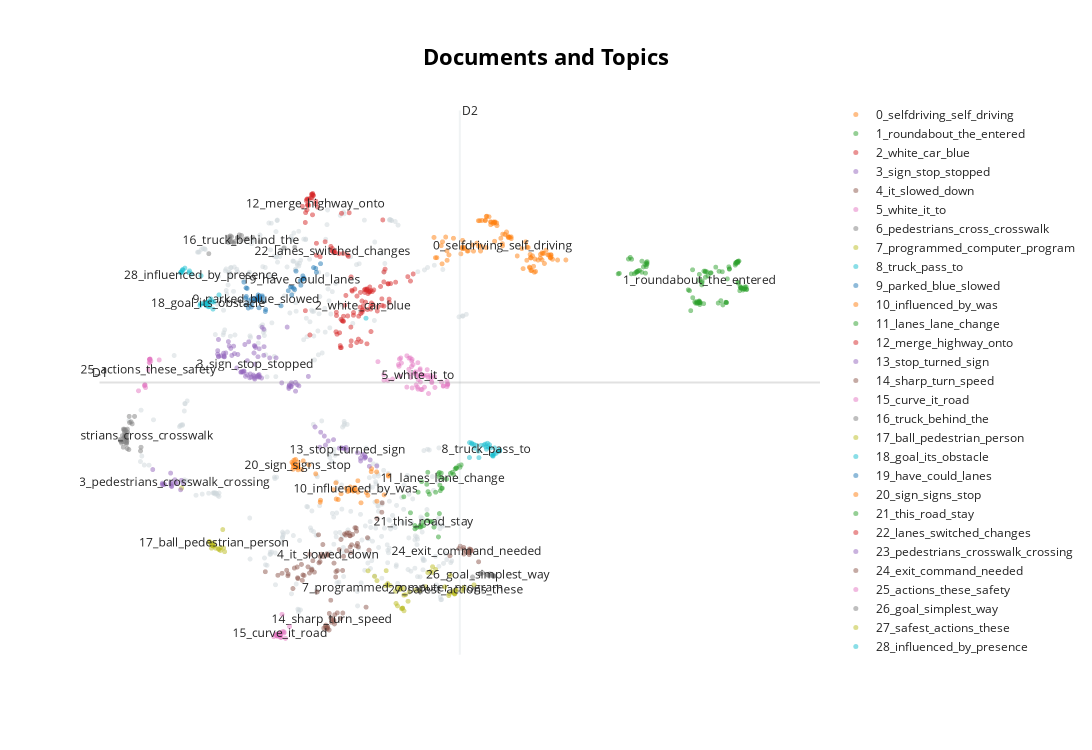

Notebook source saved alongside this figure:
### Markdown cell above
## 5. Topic analysis with BERTopic

### Code cell
from bertopic import BERTopic
from umap import UMAP
from bertopic.vectorizers import ClassTfidfTransformer

ctfidf_model = ClassTfidfTransformer()
sentence_model = SentenceTransformer("all-MiniLM-L6-v2")
embeddings = sentence_model.encode(output["Text"], show_progress_bar=False)

# Train BERTopic
topic_model = BERTopic(ctfidf_model=ctfidf_model).fit(output["Text"], embeddings)

# Reduce dimensionality of embeddings, this step is optional but much faster to perform iteratively:
reduced_embeddings = UMAP(n_neighbors=10, n_components=2, min_dist=0.0, metric='cosine').fit_transform(embeddings)
topic_model.visualize_documents(output["Text"], reduced_embeddings=reduced_embeddings)
